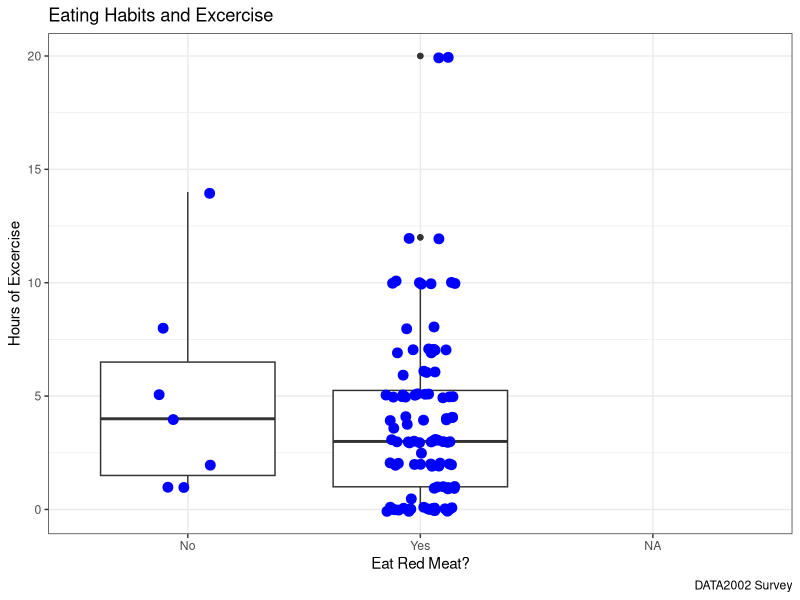
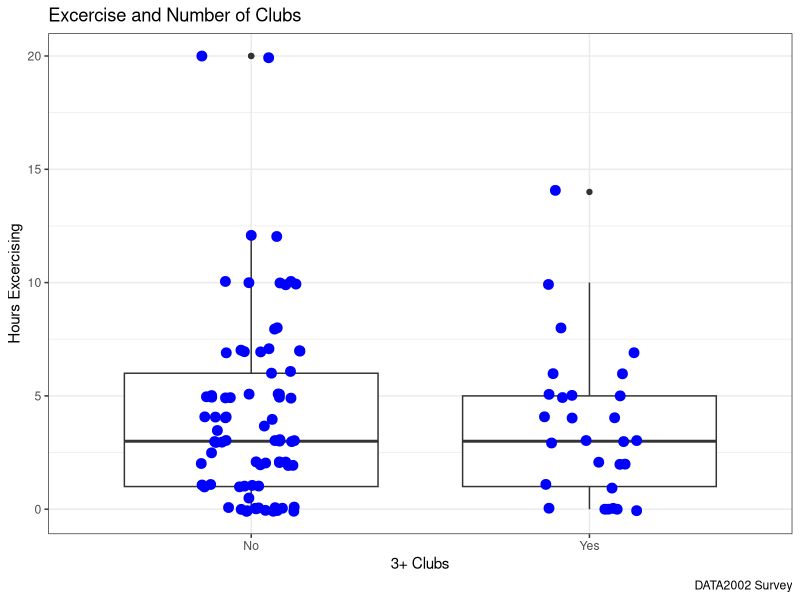
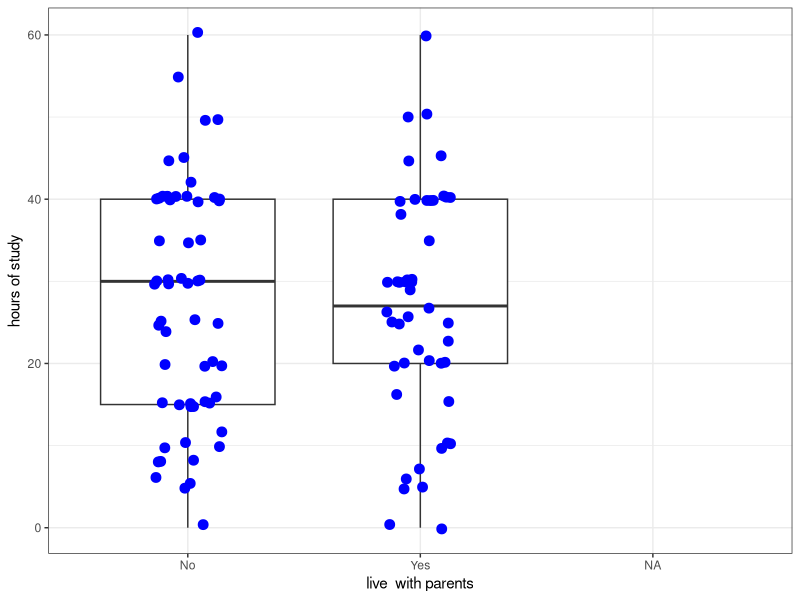
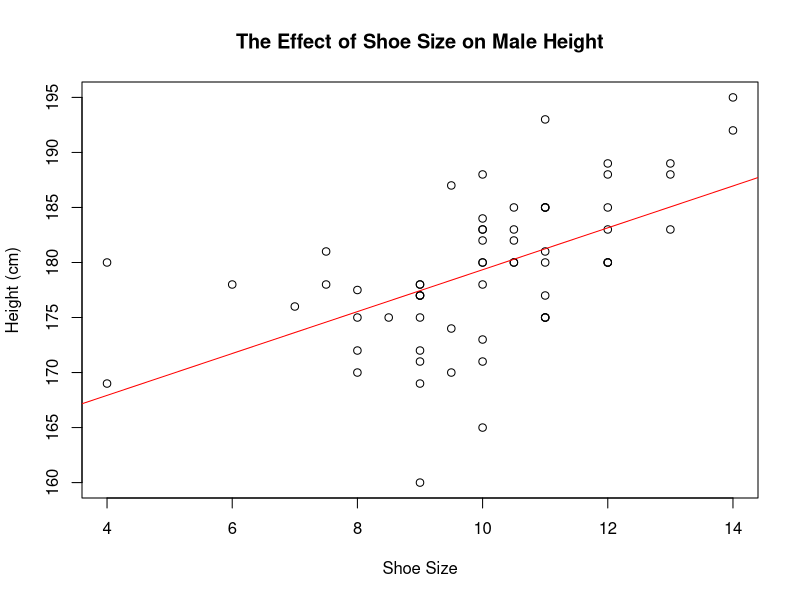
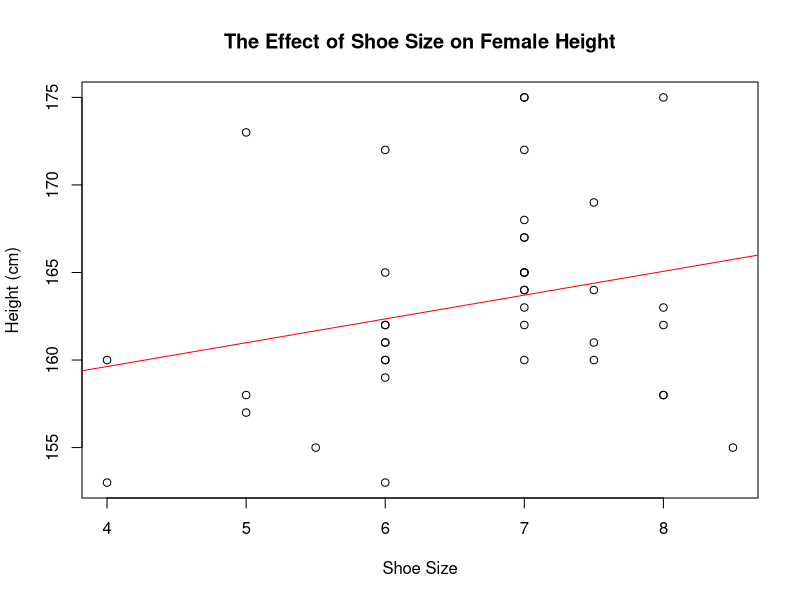

Here is the R script that generated these plots, in order:
## ---- chunk 1
library(plyr)
library(dplyr)
library(tidyverse)
library(ggplot2)
## ---- chunk 2
options(scipen=999) # stops the scientific notation
options(warn=-1)
x = readr::read_csv("data.csv", na = c("NA",""," ", "n/a"))
## ---- chunk 3
yes_answers = c("Well done","Rare","Medium","Medium-rare","Medium-well done")
x$Meat = ifelse(x$`How do you like your steak cooked?` %in% yes_answers, "Yes",
                ifelse(x$`How do you like your steak cooked?` == "I don't eat red meat", "No", NA))
x$`How many hours a week do you spend exercising?` <- as.numeric(as.character(x$`How many hours a week do you spend exercising?`))
x <- x %>% mutate(`How many hours a week do you spend exercising?` = ifelse(`How many hours a week do you spend exercising?` < 24, `How many hours a week do you spend exercising?`, NA))
## ---- chunk 4
x %>% group_by(Meat) %>% summarize(Mean = mean(`How many hours a week do you spend exercising?`, na.rm=TRUE), SD = sd(`How many hours a week do you spend exercising?`, na.rm=TRUE), n=n())
## ---- chunk 5
ggplot(x, aes(x=Meat, y = `How many hours a week do you spend exercising?`)) + geom_boxplot() + geom_jitter(width=0.15, size=3, colour = "blue") + theme_bw() + labs(x="Eat Red Meat?", y="Hours of Excercise")+ggtitle("Eating Habits and Excercise")+labs(caption='DATA2002 Survey')
## ---- chunk 6
nM=101
nV=7
sM=3.866192	
sV=4.690416	
mM=4.0125	
mV=5.0000	
sP = sqrt(((nM - 1) * sM^2 + (nV - 1) * sV^2)/
(nM + nV - 2))

t0 = (mM - mV)/(sP * sqrt(1/nM + 1/nV))
t0
## ---- chunk 7
deg_free = nM+nV-2
p_val = 2 * (1 - pt(abs(t0), deg_free))
p_val
## ---- chunk 8
x$TripleClub <- ifelse(x$`How many university clubs are you a member of?` >= 3, "Yes", "No")

x %>% group_by(TripleClub) %>% summarize(Mean = mean(`How many hours a week do you spend exercising?`, na.rm=TRUE), SD = sd(`How many hours a week do you spend exercising?`, na.rm=TRUE), n=n())

ggplot(x, aes(x=TripleClub, y = `How many hours a week do you spend exercising?`)) + geom_boxplot() + geom_jitter(width=0.15, size=3, colour = "blue") + theme_bw() + labs(x="3+ Clubs", y="Hours Excercising")+ggtitle("Excercise and Number of Clubs")+labs(caption='DATA2002 Survey')
## ---- chunk 9
nY=29
nN=81
sY=3.333929
sN=4.101354
mY=3.678571	
mN=4.218354
sP = sqrt(((nY - 1) * sY^2 + (nN - 1) * sN^2)/
(nY + nN - 2))

t0 = (mY - mN)/(sP * sqrt(1/nY + 1/nN))
t0
## ---- chunk 10
deg_free = nY+nN-2
p_val = 2 * (1 - pt(abs(t0), deg_free))
p_val
## ---- chunk 11
x <- x %>% mutate(`On average, how many hours per week did you spend on university work last semester?` =
                    ifelse(`On average, how many hours per week did you spend on university work last semester?` < 70,
                           `On average, how many hours per week did you spend on university work last semester?`, NA))

x %>% group_by(`Do you currently live with your parents?`) %>% summarize(Mean = mean(`On average, how many hours per week did you spend on university work last semester?`, na.rm=TRUE), SD = sd(`On average, how many hours per week did you spend on university work last semester?`, na.rm=TRUE), n=n())


ggplot(x, aes(x=`Do you currently live with your parents?`, y = `On average, how many hours per week did you spend on university work last semester?`)) + geom_boxplot() + geom_jitter(width=0.15, size=3, colour = "blue") + theme_bw() + labs(x="live  with parents", y="hours of study")
## ---- chunk 12
nY=49
nN=60
sY=14.06326
sN=14.36131
mY=26.91489
mN=27.22414
sP = sqrt(((nY - 1) * sY^2 + (nN - 1) * sN^2)/
(nY + nN - 2))

t0 = (mY - mN)/(sP * sqrt(1/nY + 1/nN))
t0
## ---- chunk 13
deg_free = nY+nN-2
p_val = 2 * (1 - pt(abs(t0), deg_free))
p_val
## ---- chunk 14
x$Gender <- toupper(mapvalues(x$Gender %>% tolower,
                              from=c("female", "male", "man"),
                              to=c("f", "m", "m")))
x <- x %>% mutate(`Gender` = fct_lump(`Gender`, n = 2, other_level = NA))
## ---- chunk 15
x <- x %>%
  mutate(`What is your shoe size?` = 
           case_when(`Gender` == "M" ~
                       recode_factor(as.character(`What is your shoe size?`),
                                     "35.5"="3", "37"="4","38"="5","39"="6","40"="6",
                                     "40.5"="7","41"="7.5","42"="8","42.5"="8.5","43"="9",
                                     "44"="9.5","44.5"="10","45"="10.5","46"="11",
                                     "47"="12","48"="13","49.5"="14"),
                    `Gender` == "F" ~
                        recode_factor(as.character(`What is your shoe size?`),
                                      "35"="4","36"="5","37"="6","38"="7","39"="8",
                                      "40"="9","41"="10","42"="11")))
x$`What is your shoe size?` <- as.numeric(as.character(x$`What is your shoe size?`))  # converting back to numeric
x <- x %>% mutate(`What is your shoe size?` = ifelse(`What is your shoe size?` < 16, `What is your shoe size?`, NA))  # removing high values
## ---- chunk 16
x <- x %>% mutate(`How tall are you?` = ifelse(`How tall are you?` < 210, ifelse(`How tall are you?` > 3, `How tall are you?`, `How tall are you?`*100), NA)) 
## ---- chunk 17
males <- x %>% filter(x$`Gender` == "M")
reg <- lm(`How tall are you?` ~ `What is your shoe size?`, data=males)
summary(reg)
## ---- chunk 18
plot(males$`What is your shoe size?`,males$`How tall are you?`, main="The Effect of Shoe Size on Male Height",
     xlab="Shoe Size", ylab="Height (cm)")
abline(a=160.3152,b=1.9029, col="red")
## ---- chunk 19
females <- x %>% filter(x$`Gender` == "F")
reg <- lm(`How tall are you?` ~ `What is your shoe size?`, data=females)
summary(reg)
## ---- chunk 20
plot(females$`What is your shoe size?`,females$`How tall are you?`, main="The Effect of Shoe Size on Female Height",
     xlab="Shoe Size", ylab="Height (cm)")
abline(a=154.1944,b=1.3593, col="red")
## ---- chunk 21
handed=recode(x$`What is your dominant hand?`, `Left handed` ="Left", `Right handed`="Right",.default = NA_character_)

tab=table(handed,x$`Do you wear glasses or contacts?`)
tab
## ---- chunk 22
fisher.test(tab)

## ---- chunk 23
table(x$`Do you currently live with your parents?`,x$`Did you have a pet growing up?`)
## ---- chunk 24
y=c(35,13,25,36)
n=sum(y)
c=2
r=2
y.mat = matrix(y, nrow = r, ncol = c)
chisq.test(y.mat)
